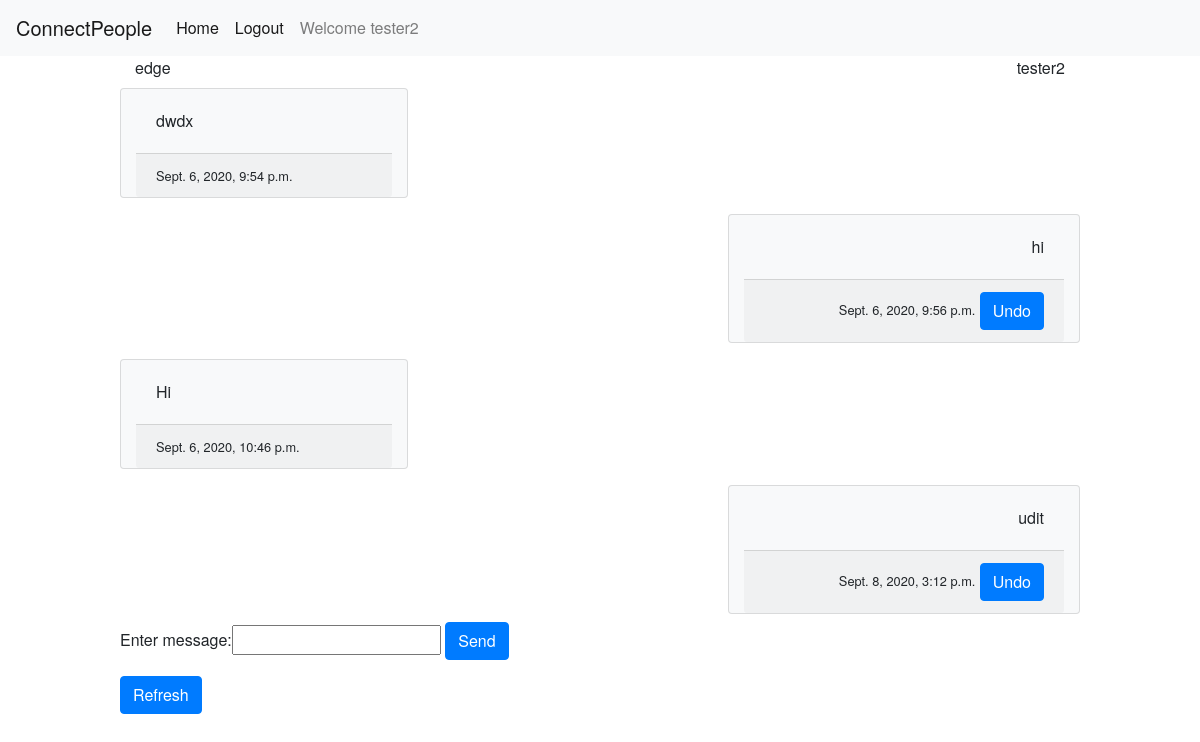
Screenshot of /chatapp/chat/9/10/messages (signed in) with the database file from the repository.
### chatapp/models.py (models this page shows, shortened)
class Message(models.Model):
    msg_text = models.CharField(max_length=200, blank=False)
    send_time = models.DateTimeField(default=datetime.now)
    sender = models.ForeignKey(User, related_name='sender_user', on_delete=models.CASCADE)
    reciever = models.ForeignKey(User, related_name='reciever_user', on_delete=models.CASCADE)

### chatapp/decorators.py (the view)
    def wrap(request, *args, **kwargs):
        if request.user.id != kwargs['sender_id']:
            raise PermissionDenied
        else:
            return function(request, *args, **kwargs)

### chatapp/forms.py
class MessageForm(forms.Form):
    message_text = forms.CharField(label="Enter message", max_length=50)

### chatapp/views.py (called while the page is built, shortened)
@login_required
@user_can_see_chat
def chatpage(request, sender_id, reciever_id):
    sender = User.objects.get(pk=sender_id)
    reciever = User.objects.get(pk=reciever_id)
    messages = Message.objects.filter((Q(sender=sender) | Q(sender=reciever)),
                                      (Q(reciever=reciever) | Q(reciever=sender))).order_by("send_time")
    form = MessageForm()
    context = {'sender': sender, 'reciever': reciever, 'messages': messages, 'form': form}
    return render(request, 'chatapp/chatpage.html', context)

### chatapp/templates/chatapp/chatpage.html (shortened to what this page needs)
{% extends 'chatapp/base.html'%}
{%block content%}
<div class="container">
    <div class="row">
        <div class="col text-left">
            {{reciever.username}}
        </div>
        <div class="col text-right">
            {{sender.username}}
        </div>
    </div>
    {%for message in messages%}
        <div class="row">
            {%if message.sender.id == sender.id%}
                <div class="col"></div>
                <div class="col text-right card text-black bg-light my-2" style="max-width: 22rem;">
                    <div class="card-body">
                        <p class="card-text">
                            {{message.msg_text}}
                        </p>
                    </div>
                    <div class="card-footer">
                        <small class="text-black">{{message.send_time}}</small>
                        <a class="btn btn-primary"
                           href="{%url 'chatapp:delete_chat_message' message.sender_id message.reciever_id message.id%}">
                            Undo
                        </a>
                    </div>
                </div>
            {%else%}
                <div class="col text-left card text-black bg-light my-2" style="max-width: 18rem;">
                    <div class="card-body">
                        <p class="card-text">
                            {{message.msg_text}}
                        </p>
                    </div>
                    <div class="card-footer">
                        <small class="text-black">{{message.send_time}}</small>
                    </div>
                </div>
            {%endif%}
        </div>
    {% endfor %}
</div>
<form action="{% url 'chatapp:chatpage' sender.id reciever.id%}" method="post">
    {{form}}
    <input type="submit" value="Send" class="btn btn-primary">
</form>
<form action="{%url 'chatapp:chatpage' sender.id reciever.id%}">
    <input type="submit" value="Refresh" class="btn btn-primary">
</form>
{%endblock content%}

### chatapp/templates/chatapp/base.html (shortened to what this page needs)
{%load static%}
{% load crispy_forms_tags %}
<link rel="stylesheet" type="text/css" href="{%static 'chatapp/css/bootstrap.css'%}">
<link rel="stylesheet" type="text/css" href="{%static 'chatapp/css/bootstrap.min.css'%}">
<link rel="stylesheet" type="text/css" href="{%static 'chatapp/css/stylesheet.css'%}">
<!DOCTYPE html>
<html lang="en">
    <head>
    </head>
    <body>
    <nav class="navbar navbar-expand navbar-light bg-light">
      <a class="navbar-brand" href="#">ConnectPeople</a>
        <div class="navbar-nav">
            <a class="nav-item nav-link active" href="{%url 'chatapp:home'%}">Home</a>
            {% if user.is_authenticated%}
                <a class="nav-item nav-link active" href="{%url 'accounts:logout'%}">Logout</a>
            {%else%}
                <a class="nav-item nav-link active" href="{% url 'accounts:login'%}">Login</a>
            {%endif%}
            <a class="nav-item nav-link" href="">Welcome {{user.username}}</a>
        </div>
    </nav>
    <div id="content" class=" d-flex-row justify-content-center">
        {%block content%}
        {%endblock content%}
    </div>
    </body>
</html>

### chatapp/static/chatapp/css/stylesheet.css (style rules this page uses)
body { font-family: "HelveticaNeue-Light", "Helvetica Neue Light", "Helvetica Neue", Helvetica, Arial, "Lucida Grande", sans-serif; font-weight: 300; }
#content { width:80%; height:100%; margin: auto auto; }

### rows the page displays
Message: msg_text "dwdx", send_time "Sept. 6, 2020, 9:54 p.m."
Message: msg_text "hi", send_time "Sept. 6, 2020, 9:56 p.m."
Message: msg_text "Hi", send_time "Sept. 6, 2020, 10:46 p.m."
Message: msg_text "udit", send_time "Sept. 8, 2020, 3:12 p.m."

### other values shown
{{ user.username }} "tester2"
{{ reciever.username }} "edge"
{{ sender.username }} "tester2"
